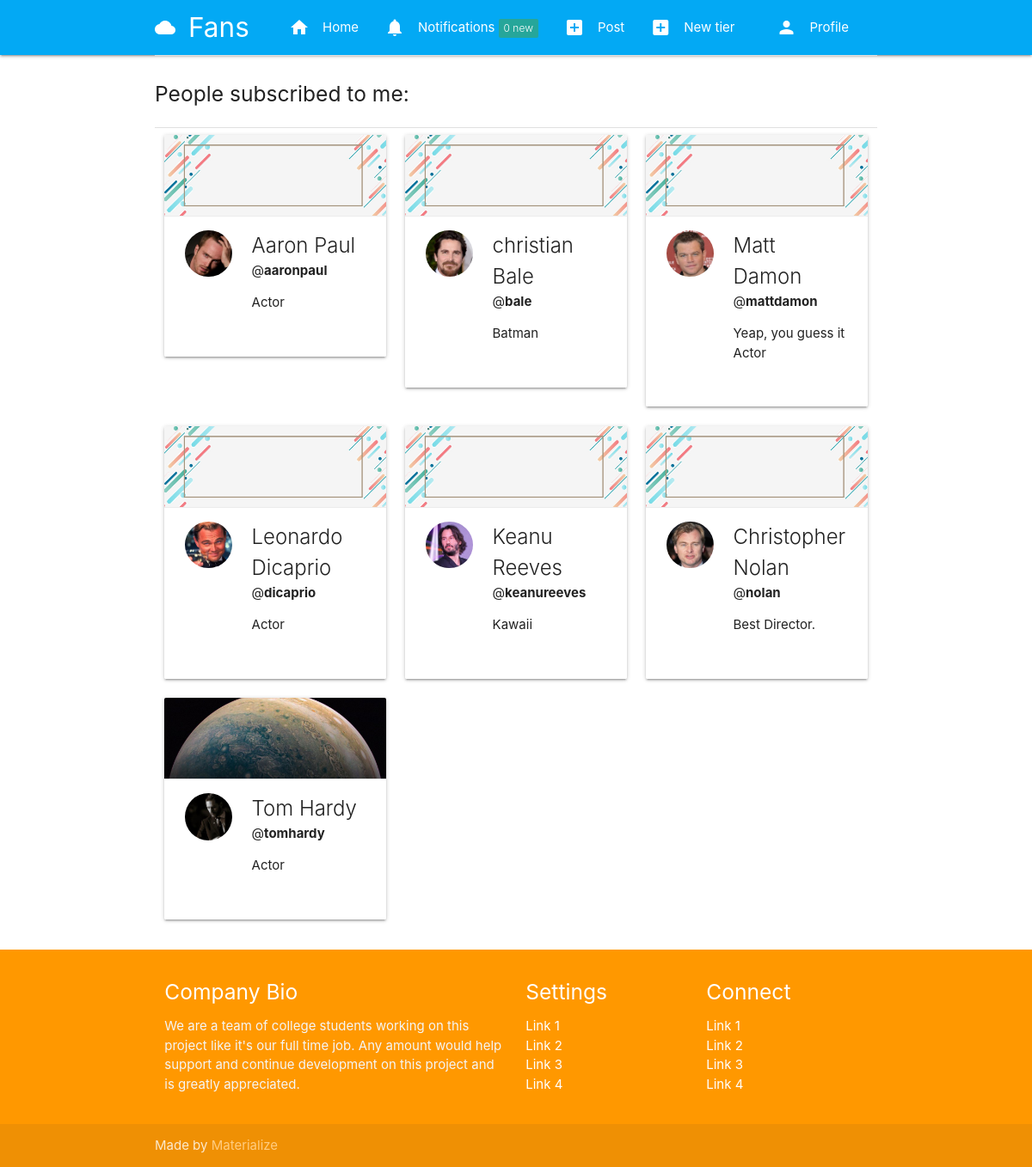
Page /sub/myfans (signed in) on the earlier database version.
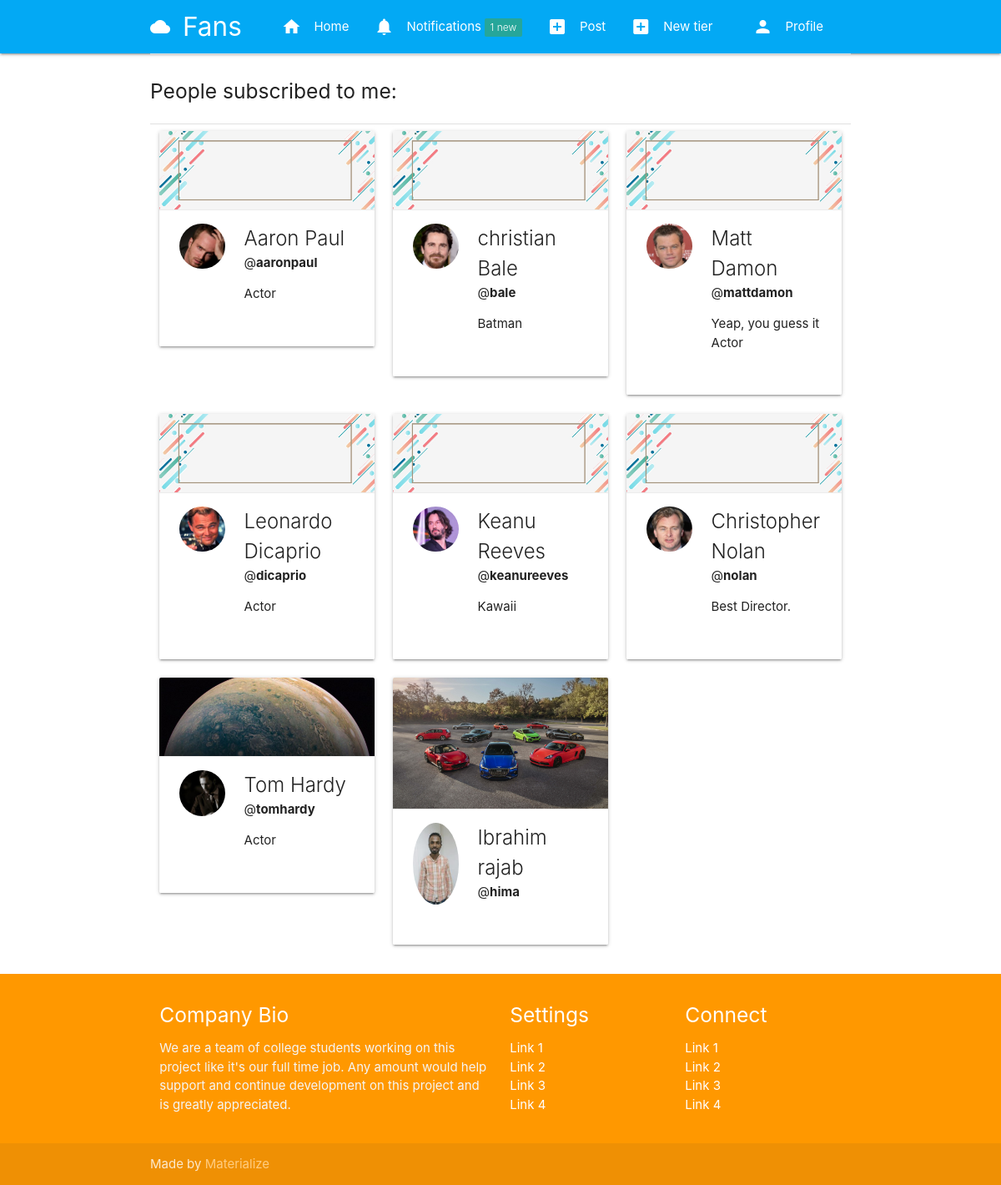
Same page on the later database version.
### tier/models.py (models this page shows, shortened)
class Subscription(models.Model):
    subscriber = models.ForeignKey(User, related_name=("subscriber"), on_delete=models.CASCADE)
    subscribed = models.ForeignKey(User, related_name=("subscribed"), on_delete=models.CASCADE)
    tier = models.ForeignKey(Tier, related_name=("tier"), on_delete=models.CASCADE)
    date = models.DateTimeField(auto_now_add=True)
    expired = models.BooleanField(default=False)

### authy/models.py (models this page shows, shortened)
class Profile(models.Model):
	user = models.OneToOneField(User, on_delete=models.CASCADE, related_name='profile')
	location = models.CharField(max_length=50, null=True, blank=True)
	url = models.CharField(max_length=80, null=True, blank=True)
	profile_info = models.TextField(max_length=150, null=True, blank=True)
	created = models.DateField(auto_now_add=True)
	picture = models.ImageField(upload_to=user_directory_path_profile, blank=True, null=True, verbose_name='Picture')
	banner = models.ImageField(upload_to=user_directory_path_banner, blank=True, null=True, verbose_name='Banner')

### tier/views.py (the view)
# urls.py: path('myfans',fans_list,name='myfans'),
def fans_list(request):
  my_fans = Subscription.objects.filter(subscribed=request.user)
  context = {
    'my_fans':my_fans,
    }
  return render(request,'fans_list.html',context)

### authy/views.py (called while the page is built)
def side_nav_info(request):
	user = request.user
	nav_profile = None
	fans = None
	follows = None
	if user.is_authenticated:
		nav_profile = Profile.objects.get(user=user)
		fans = Subscription.objects.filter(subscribed=user).count()
		follows = Subscription.objects.filter(subscriber=user).count()
	return {'nav_profile': nav_profile, 'fans': fans, 'follows': follows}

### notifications/views.py (called while the page is built)
def count_notifications(request):
  count_notifications = None
  if request.user.is_authenticated:
    count_notifications = Notification.objects.filter(user=request.user,is_seen=False).count()
  return {'count_notifications':count_notifications}

### fans_clone/templates/fans_list.html
{% extends 'base.html' %}
{% load static %}
{% block content %}
<div class="divider"></div>
<div class="section">
  <h5>People subscribed to me:</h5>
</div>
<div class="divider"></div>
{% for person in my_fans %}
    <div class="col s12 m4">
              <div class="card">
                <div class="card-image">
                {% if person.subscriber.profile.banner %}
                    <img src="{{ person.subscriber.profile.banner.url }}">
                  {% else %}
                    <img src="{% static 'img/nobanner.jpg' %}">
                  {% endif %}
                </div>
                <div class="card-action">
                    <div class="row">
                        <div class="col s4">
                        {% if person.subscriber.profile.picture %}
                            <img src="{{ person.subscriber.profile.picture.url }}" class="circle responsive-img">
                          {% else %}
                            <img src="{% static 'img/no_avatar.jpg' %}" class="circle responsive-img">
                          {% endif %}
                        </div>
                        <div class="col s8">
                            <span class="card-title">
                                {{ person.subscriber.first_name }} {{ person.subscriber.last_name }}
                            </span>
                            <br>
                            <span>@<b>{{ person.subscriber.username }}</b></span>
                            <p>{{ person.subscriber.profile.profile_info }}</p>
                        </div>
                    </div>
                </div>
              </div>
    </div>
{% endfor %}
{% endblock %}

Differences in the rows shown:
added Subscription: subscriber.profile.banner (picture), subscriber.profile.picture (placeholder picture), subscriber.first_name "Ibrahim", subscriber.last_name "rajab", subscriber.username "hima"
Other differences:
{{ count_notifications }}: "0" → "1"
